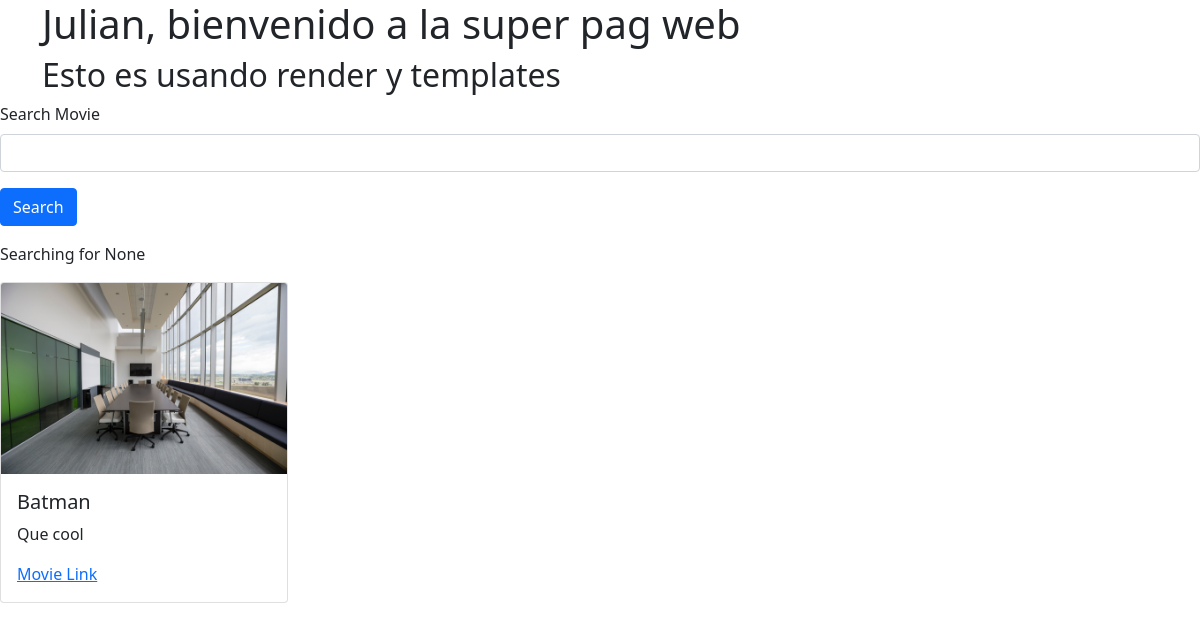
/movie/, run on an earlier commit of the app's database.
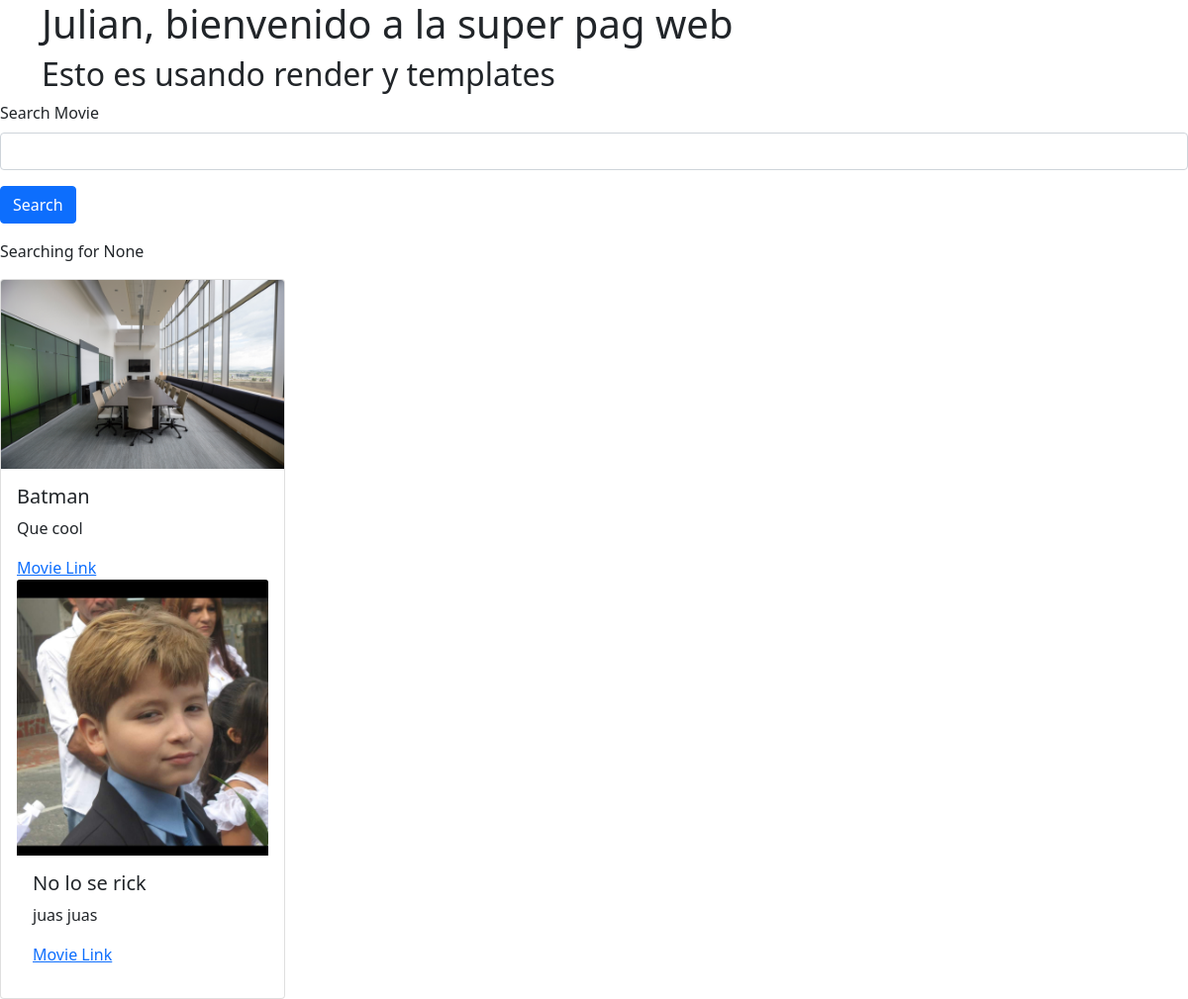
And on a later commit of the database.
### movie/models.py (models this page shows)
class Movie(models.Model):
    title = models.CharField(max_length=100)
    description = models.CharField(max_length=250)
    image = models.ImageField(upload_to='movie/images/')
    url = models.URLField(blank=True)

### movie/views.py (the view)
# urls.py: path('movie/', movieviews.movie),
def movie(request):
    searchTerm = request.GET.get('searchMovie')
    if searchTerm:
        movies = Movie.objects.filter(title__icontains=searchTerm)
    else:
        movies = Movie.objects.all()
    return render(request, 'movie.html', {'name':'Julian', 'searchTerm':searchTerm, 'movies':movies})

### movie/templates/movie.html (shortened to what this page needs)
<head>
    <link href="https://cdn.jsdelivr.net/npm/bootstrap@5.1.3/dist/css/bootstrap.min.css" rel="stylesheet">
</head>
<div class="container">
    <h1>{{ name }}, bienvenido a la super pag web</h1>
    <h2>Esto es usando render y templates</h2>
</div>
<div class="form">
    <form action=''>
        <div class="mb-3">
          <label for="exampleInputEmail1" class="form-label">Search Movie</label>
          <input type="text" class="form-control" name="searchMovie">
        </div>
        <button type="submit" class="btn btn-primary">Search</button>
      </form>
      <p>Searching for {{searchTerm}}</p>
      <div class="card" style="width: 18rem;">
          {%for movie in movies%}
        <img src="{{movie.image.url}}" class="card-img-top">
        <div class="card-body">
          <h5 class="card-title">{{movie.title}}</h5>
          <p class="card-text">{{movie.description}}</p>
          {%if movie.url%}
            <a href="{{movie.url}}">Movie Link</a>
            {%endif%}
        {%endfor%}
        </div>
      </div>
</div>

What changed in the data, as far as the page shows it:
added Movie: image (picture), title "No lo se rick", description "juas juas"
